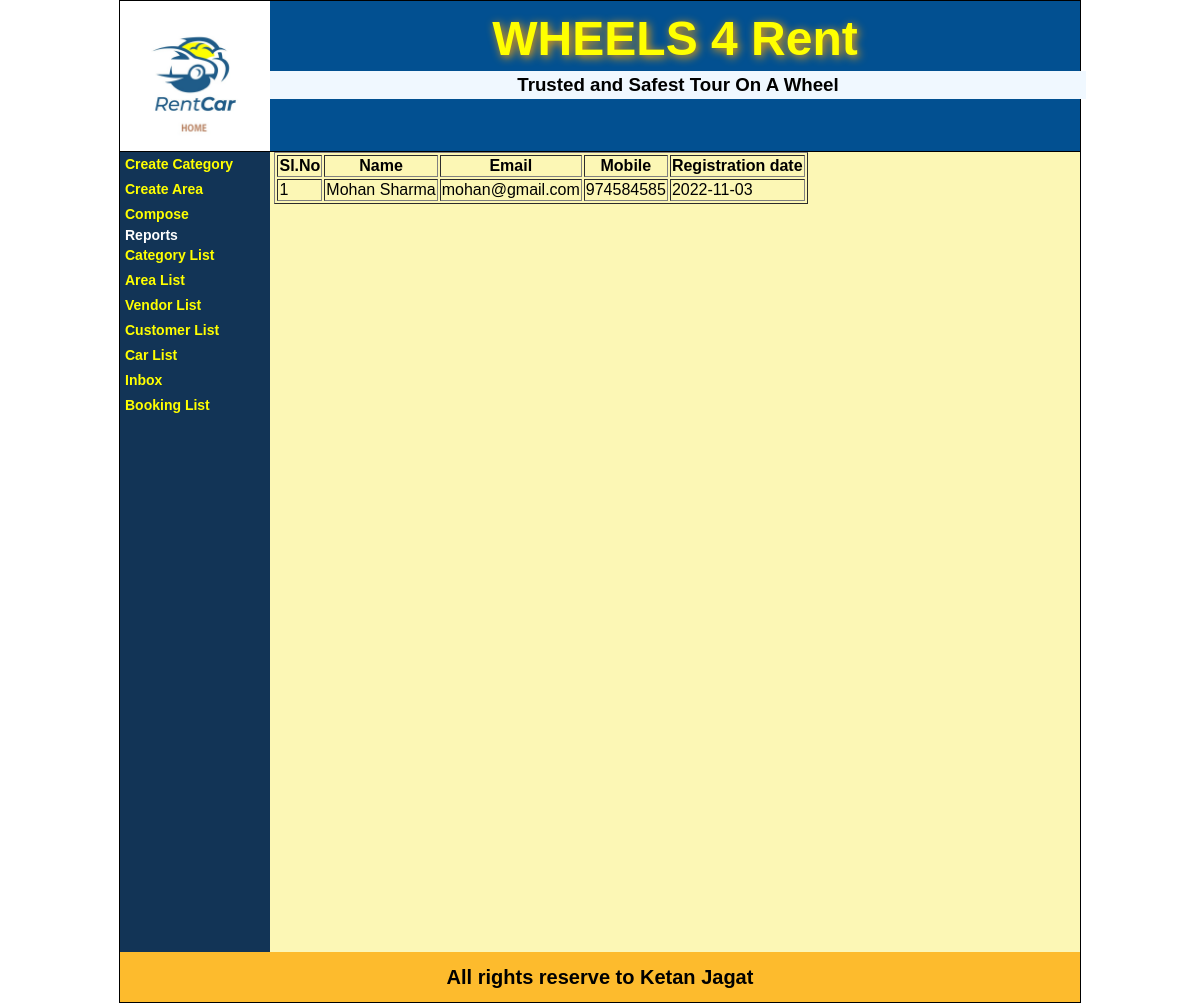
The app's page /showVendorList.php with its own data.
### tables this page shows
CREATE TABLE IF NOT EXISTS `user_info` (
  `user_id` int(11) NOT NULL AUTO_INCREMENT,
  `cust_name` varchar(30) NOT NULL,
  `cust_email` varchar(30) NOT NULL,
  `cust_mobile` varchar(25) NOT NULL,
  `cust_address` text NOT NULL,
  `user_name` varchar(30) NOT NULL,
  `user_pass` varchar(15) NOT NULL,
  `user_type` varchar(10) NOT NULL,
  `reg_date` date NOT NULL,
  `connect_status` int(11) NOT NULL,
  PRIMARY KEY (`user_id`)
);

### showVendorList.php (the view)
<?php
  include("header.php");
?>
<div id='content'>
  <div id='parentDashboard'>
     <div id='leftDiv'>
         <?php
           include("adminMenu.php");
         ?>
     </div>
     <div id='rightDiv'>
      <?php
        include("dbConnect.php");
        $sql = " select * from user_info where user_type='Vendor' order by cust_name " ;
        $rsVendor = mysqli_query($con,$sql) or die("Query Error");
        echo("<table border='1'>");
        $cnt = 1;
        echo("<tr>");
          echo("<th> Sl.No </th>");
          echo("<th> Name </th>");
          echo("<th> Email </th>");
          echo("<th> Mobile </th>");
          echo("<th> Registration date </th>");
          echo("</tr>");
        while( $row = mysqli_fetch_array($rsVendor) )
        {
          echo("<tr>");
          echo("<td>");
          echo($cnt++);
          echo("</td>");
          echo("<td>");
          echo($row["cust_name"]);
          echo("</td>");
          echo("<td>");
          echo($row["cust_email"]);
          echo("</td>");
          echo("<td>");
          echo($row["cust_mobile"]);
          echo("</td>");
          echo("<td>");
          echo($row["reg_date"]);
          echo("</td>");
          echo("</tr>");
        }
        echo("</table>");
      ?>
     </div>
  </div>
</div>
<?php
  include("footer.php");
?>

### css/style.css (style rules this page uses)
body { padding: 0px; margin: 0px; font-family: Verdana, Geneva, Tahoma, sans-serif; }
#content { min-height: 450px; }
#parentDashboard { background-color:#fcf7b5; width: 100%; height: auto; min-height:450px ; }
#leftDiv { background-color: #123456; width: 150px; min-height:800px; display: inline-block; vertical-align: top; }
#rightDiv { vertical-align: top; background-color:#fcf7b5; width: 800px; min-height:800px; display: inline-block; margin-right:0px; }

### records on screen
user_info: cust_name "Mohan Sharma", cust_email "mohan@gmail.com", cust_mobile "974584585", reg_date "2022-11-03"
